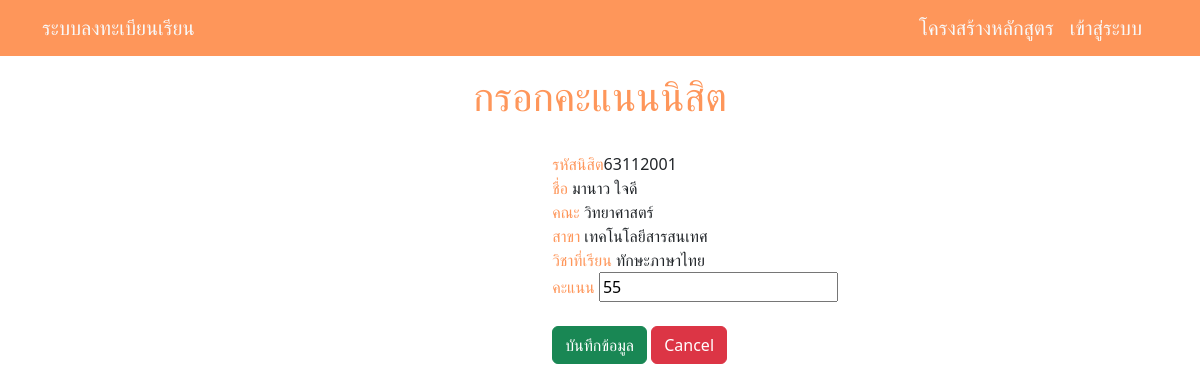
Page /fill_score_edit.php?reg_id=1 on the committed database.
### tables this page shows
CREATE TABLE `registra` (
  `reg_id` int(10) NOT NULL,
  `user_id` varchar(8) DEFAULT NULL,
  `cou_id` varchar(6) DEFAULT NULL,
  `reg_score` int(11) NOT NULL,
  `grade` double NOT NULL
);

CREATE TABLE `student` (
  `user_id` varchar(8) NOT NULL,
  `stu_fname` varchar(30) NOT NULL,
  `stu_lname` varchar(30) NOT NULL,
  `stu_gender` varchar(30) NOT NULL,
  `stu_phone` varchar(10) NOT NULL,
  `stu_gpa` double NOT NULL,
  `stu_address` varchar(100) NOT NULL,
  `stu_email` varchar(30) NOT NULL,
  `stu_birth` date NOT NULL,
  `fac_id` varchar(8) NOT NULL,
  `branch_id` varchar(8) NOT NULL,
  `ra_id` varchar(2) NOT NULL,
  `advicer_id` varchar(8) DEFAULT NULL,
  `stu_year` int(2) NOT NULL
);

CREATE TABLE `faculty` (
  `fac_id` varchar(8) NOT NULL,
  `fac_name` varchar(30) NOT NULL,
  `fac_tel` varchar(30) NOT NULL
);

CREATE TABLE `branch` (
  `branch_id` varchar(6) NOT NULL,
  `branch_name` varchar(30) NOT NULL,
  `fac_id` varchar(8) NOT NULL
);

CREATE TABLE `course` (
  `cou_id` varchar(6) NOT NULL,
  `cou_name` varchar(30) NOT NULL,
  `cou_credit` int(1) NOT NULL,
  `cou_num_of_group` int(20) NOT NULL,
  `cou_num_of_student` int(10) NOT NULL,
  `cou_building` varchar(30) NOT NULL,
  `sche_Emp_id` int(8) NOT NULL
);

### fill_score_edit.php (the view, shortened to what this page needs)
<?php
include 'conn.php';
include "navbar.php";
?>
<!DOCTYPE html>
<html lang="en">
<head>
    <link href="https://cdn.jsdelivr.net/npm/bootstrap@5.3.0-alpha1/dist/css/bootstrap.min.css" rel="stylesheet"
>
</head>
<body>
    <div class="container py-5">
        <br>
        <div class="col-md-auto">
            <h1 class="text-center" style="color: #fe965a;">กรอกคะแนนนิสิต</h1><br>
        </div>
        <div class="row justify-content-md-center">
            <div class="col col-lg-2"></div>
            <div class="col-md-auto">
            <?php
            $id = $_GET['reg_id'];
            $sql = "SELECT * FROM registra
                INNER JOIN student ON
                registra.user_id = student.user_id
                INNER JOIN course ON
                registra.cou_id = course.cou_id
                INNER JOIN faculty ON
                student.fac_id = faculty.fac_id
                INNER JOIN branch ON
                student.branch_id = branch.branch_id
                WHERE reg_id = '$id'";
            $query = mysqli_query($conn,$sql);
            $result = mysqli_fetch_array($query,MYSQLI_ASSOC);
            ?>
        <form action="fill_score_save.php" method="post">
        <label style="color: #fe965a;">รหัสนิสิต</label>
            <?php echo $result["user_id"];?>
            <br>
            <label style="color: #fe965a;">ชื่อ</label>
            <?php echo $result['stu_fname'].' '.$result['stu_lname'];?><br>
            <label style="color: #fe965a;">คณะ</label>
            <?php echo $result["fac_name"];?><br>
            <label style="color: #fe965a;">สาขา</label>
            <?php echo $result["branch_name"];?><br>
            <label style="color: #fe965a;">วิชาที่เรียน</label>
            <?php echo $result["cou_name"];?><br>
            <label style="color: #fe965a;">คะแนน</label>
            <input type="number" name="reg_score" value="<?php echo $result["reg_score"];?>" max="100" required>
            <br>
            <br>
            <button style="color: white;" class="btn btn-success" type="submit" name="submit" value="submit">บันทึกข้อมูล</button>
            <a href="fill_in_stu_scores.php" class="btn btn-danger">Cancel</a>
            </form>
</div>
</body>
</html>

### rows in the picture
registra: user.user_id "63112001", user.stu_fname "มานาว", user.stu_lname "ใจดี", faculty.fac_name "วิทยาศาสตร์", branch.branch_name "เทคโนโลยีสารสนเทศ", cou.cou_name "ทักษะภาษาไทย", reg_score "55"
